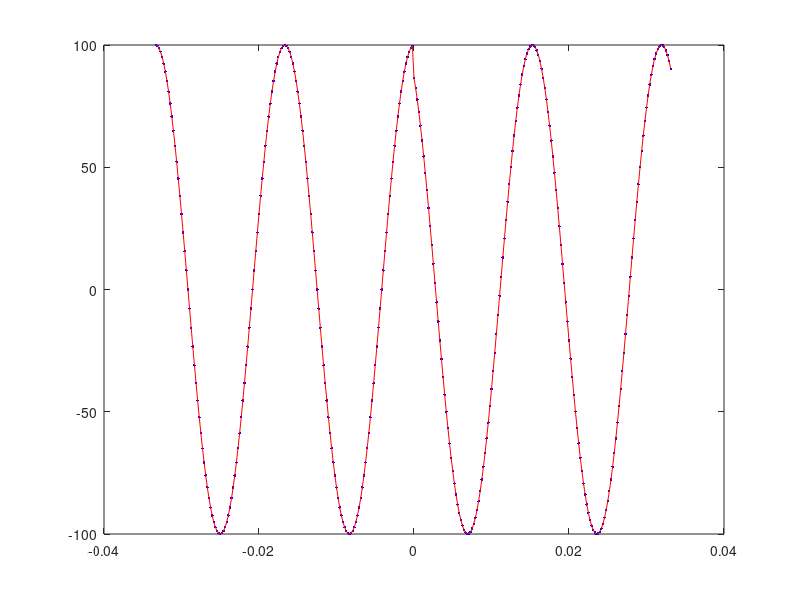
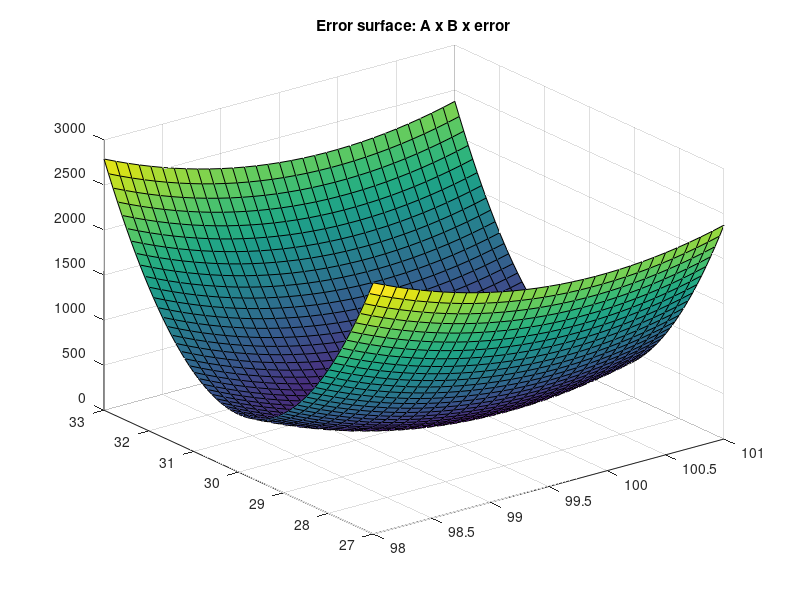
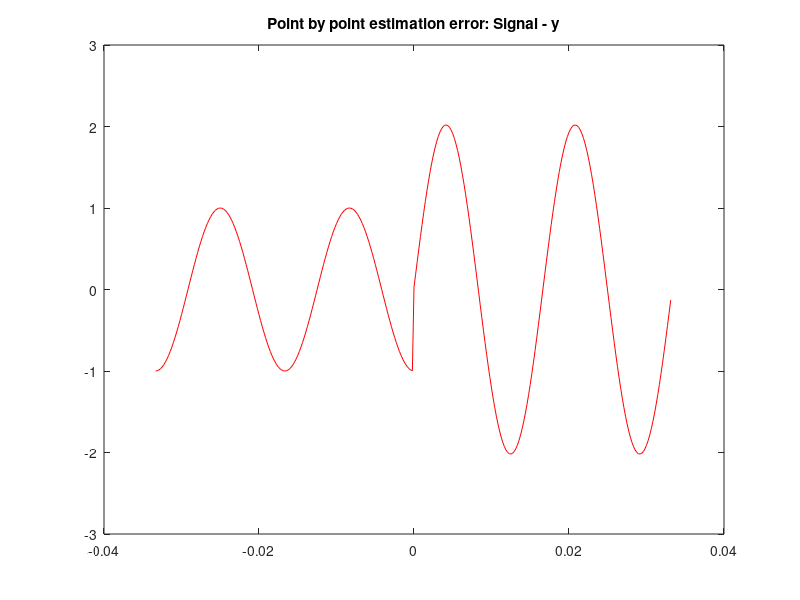

Recreate these plots in MATLAB, in order.
% Estimation of Sincrophasors with discontinuities
clear all; close all; clc;

%signal generation
F0 = 60; %Hz
F1 = 60; %Hz
SampleRate = 4800; %Hz
dt = 1/SampleRate;
AnalysisCycles = 4;
NSamples = floor(AnalysisCycles*SampleRate/F0);
n = -NSamples/2:(NSamples/2-1); %discrete time vector
tau_0 = 0; %discrete time displacement
n = n + tau_0;
t = n*dt; %time vector
Vm = 100; %70*sqrt(2);
Ps = 0; %phase in degrees

% Phase in radians
Ph = Ps*pi/180;

KaS = 30;   % phase (angle) step index
KxS = 0.0;   % magnitude step index
Wf = 2*pi*F1;  % fundamental frequency

Xm = Vm; %for now, single phase; TODO: 6-channels
Ain = zeros(length(Xm),length(t));
% Amplitude Step: applied after time passes 0
i = 1;
Ain(i,:) = Xm(i);
Ain(i,t >= 0) = Ain(i,t >= 0) * (1 + KxS(i));
%Phase step
Theta(i,:) = (Wf(i)*t) ...                         % Fundamental
                 + Ph(i);               % phase shift
Theta(i,t >= 0) = Theta(i,t >= 0) + (KaS(i) * pi/180);
cSignal = (Ain.*exp(-1i.*Theta));
Signal = real(cSignal);

%%%% Signal parameters estimation
% Phase step
% Model: y = B*cos(w*t + phi + A*u(t - tau))

%first estimates for A, B, and tau
A = 30;
Vm = 100;
B = Vm;
tau = 0;

%estimated signal
u = zeros(length(Xm),length(t));
u(length(Xm),t >= tau) = u(length(Xm),t >= tau) + 1;
y = B*cos(Wf*t + Ph + A*(pi/180)*u);

plot(t,Signal,'.b',t,y,'r')

%sum of squared errors with variation of A and B

%using A as parameter
dA = 0.1;
A = (27:dA:33);

dB = 0.001;
B = (0.980:dB:1.01)*Vm;
%dtau = dt;
%tau = -50*dtau:dtau:49*dtau;

for i = 1:length(A)   
%    for j = 1:length(tau)
for j = 1:length(B)
        %u = zeros(length(Xm),length(t));
        %u(length(Xm),t >= tau(j)) = u(length(Xm),t >= tau(j)) + 1;
        y = B(j).*cos(Wf*t + Ph + A(i)*(pi/180)*u);
        err(i,j) = sum((Signal - y).^2);
end
%    end
end

figure
%plot(A,err)
surf(B,A,err)
title('Error surface: A x B x error')
% 
% %gradient descendent
% dedA = sum((y - B*(1+A*u)*cos(
% dB
% dtau
B = 101;
A = 31;
y = B.*cos(Wf*t + Ph + A*(pi/180)*u);
figure
plot(t,Signal - y,'r')
title('Point by point estimation error: Signal - y')

eps = 0.001;
err = sum((Signal - y).^2);
while (err)>eps
    y_ = B.*cos(Wf*t + Ph + A*(pi/180)*u);
    dedB = sum((Signal - y_).*cos(Wf*t + Ph + A*(pi/180)*u));
    dedA = sum(-(Signal - y_).*sin(Wf*t + Ph + A*(pi/180)*u)*(pi/180).*u);
    
    %finding the best alfa:
    alfa1 = 0.1;
    alfa2 = 0.01;
%     p = 0.01;
%     derrdalfa = sum(Signal - B*cos(Wf*t + Ph + (A+alfa*dedA)*(pi/180)*u))
%     alfa = 
    A = A + alfa1*dedA
    B = B + alfa2*dedB
    err = sum((Signal - y_).^2)
end    
    